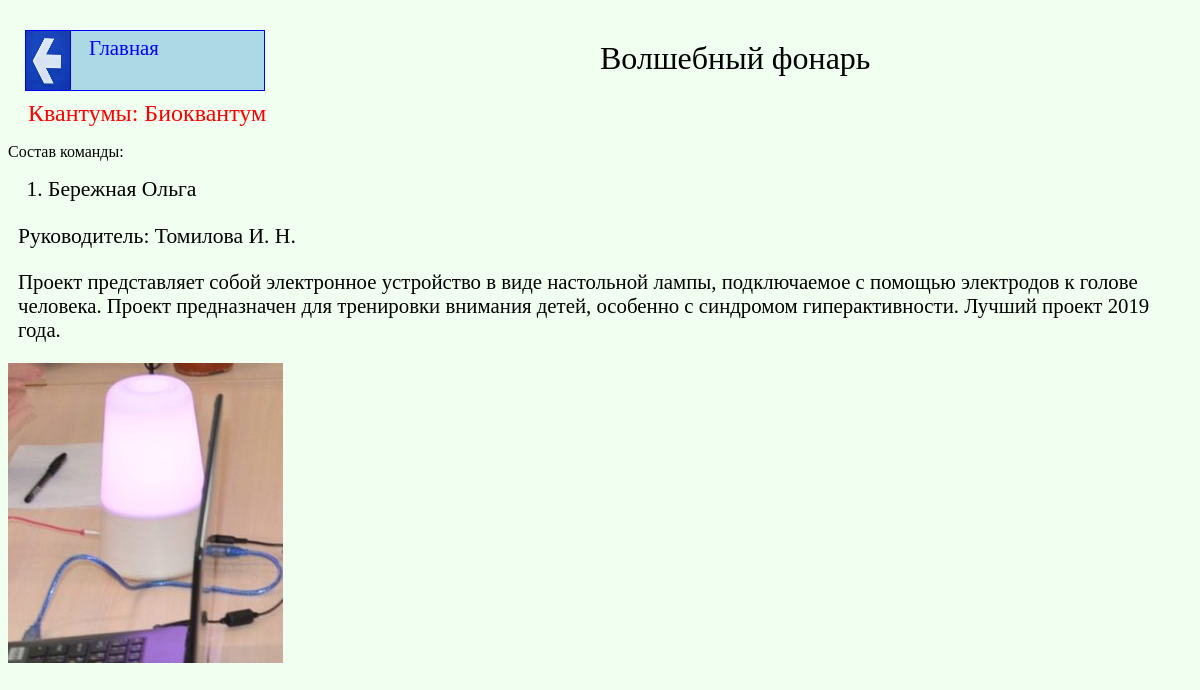
/project/4, run on the app's committed database.
### kvant_projects/apps/kvant_proj/models.py (models this page shows, shortened)
class Kvant_projects(models.Model):
    project_name = models.CharField(max_length=100, verbose_name='название проекта')
    kvantum = models.ManyToManyField(Kvantum)
    key_words = models.ManyToManyField(Key_words)
    kvantorianec = models.ManyToManyField(Kvantorianec)
    description = models.CharField(max_length=10000, verbose_name='описание проекта')
    low_description = models.CharField(max_length=5000, verbose_name='краткое описание проекта')
    master = models.ForeignKey(Master, on_delete=models.PROTECT)
    img = models.ImageField(upload_to="img", verbose_name='фотографии проекта', blank=True)
    class Meta:
        verbose_name = 'Проект кванторианцев'
        verbose_name_plural = 'Проекты кванторианцев'

class Kvantum(models.Model):
    kvantum = models.CharField(max_length=50, verbose_name='квантум')
    description = models.CharField(max_length=10000, verbose_name='описание квантума')
    kvantum_logo = models.ImageField(upload_to="img", verbose_name='логотип квантума', blank=True)
    class Meta:
        verbose_name = 'Квантум'
        verbose_name_plural = 'Квантумы'

class Kvantorianec(models.Model):
    fio = models.CharField(max_length=75, verbose_name='ФИО')
    b_date = models.DateField(verbose_name='дата рождения', blank=True)
    kvantum = models.ForeignKey(Kvantum, on_delete=models.PROTECT)
    master = models.ForeignKey(Master, on_delete=models.PROTECT)
    class Meta:
        verbose_name = 'Кванторианец'
        verbose_name_plural = 'Кванторианцы'

class Master(models.Model):
    fio = models.CharField(max_length=75, verbose_name='ФИО преподователя')
    kvantum = models.ForeignKey(Kvantum, on_delete=models.PROTECT)
    b_date = models.DateField(verbose_name='дата рождения преподователя', blank=True)
    class Meta:
        verbose_name = 'Наставник'
        verbose_name_plural = 'Наставники'

### kvant_projects/apps/kvant_proj/views.py (the view)
# urls.py: re_path(r'^project/(?P<project_id>\d+)$', kvant_project, name='project'),
def kvant_project(request, project_id):
    project = Kvant_projects.objects.get(id=project_id)
    context = {
        "project": project,
        "kvantirianec": project.kvantorianec.all(),
        "kvantums": project.kvantum.all(),
    }
    return render(request, 'project.html', context)

### kvant_projects/apps/kvant_proj/templates/project.html (shortened to what this page needs)
{% extends 'index.html' %}
{% block content %}
    <img id="pic_go_back" src="/static/img/go_back.jpg">
    <a class="link_to_main" href={% url "index" %}>Главная</a>
<p id="proj_name">{{ project.project_name }}</p>
<div id="kvant">Квантумы:
        {% for kvantum in kvantums %}
            <span  > {{ kvantum.kvantum }}</span>
        {% endfor %}
</div>
<div class="proj_members">
    <p id="members">Состав команды:</p>
    <ol>
        {% for kv in kvantirianec %}
            <li class="kv-in-list">
                {{ kv.fio }}
            </li>
        {% endfor %}
    </ol>
</div>
    <p id="master"> Руководитель: {{ project.master.fio }}</p>
    <p id="proj_description">{{ project.description }}</p>
    <img src="/static/{{ project.img }}">
{% endblock %}

### kvant_projects/apps/kvant_proj/static/style.css (style rules this page uses)
body { background-color: #F0FFF0; margin-top: 20px; }
a { text-decoration: none; }
.link_to_main { background-color: #ADD8E6; border: 1px solid blue; width:170px; height: 49px; top:30px; position: fixed; padding:5px 5px 5px 18px; left: 70px; color: blue; font-size: 130%; }
#pic_go_back { position: fixed; top:30px; left:25px; height:59px; width:45px; border: 1px solid blue; }
#proj_name { width: 800px; top: 8px; left: 50%; position: fixed; font-size: 200%; }
#kvant { color: red; margin: 100px 20px 10px 20px; font-size: 150%; }
.kv-in-list { font-size: 135%; }
#master { font-size: 135%; margin-left: 10px; }
#proj_description { font-size: 130%; margin-left: 10px; }

### data on the page
Kvant_projects: project_name "Волшебный фонарь", master.fio "Томилова И. Н.", description "Проект представляет собой электронное устройство в виде настольной лампы, подключаемое с помощью электродов к голове человека. Проект предназначен для тренировки внимания детей, особенно с синдромом гиперактивности. Лучший проект 2019 года.", img (picture)
Kvantum: kvantum "Биоквантум"
Kvantorianec: fio "Бережная Ольга"
